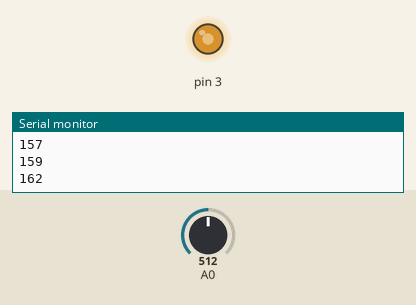
This sketch was run on a simulated Arduino Uno, built with avr-gcc and run on an emulated ATmega328P. On the bench: output pins drawn as LEDs (lit = HIGH), the last lines printed to the serial monitor. Inputs (shaded band) come from the test bench; at power-on: A0 = 512.

Above: at 1.25 s.
1.3 s: A0 set to 716
At 3.4 s:
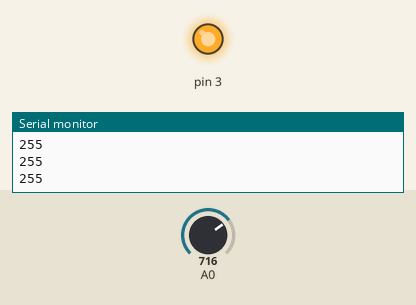
4.3 s: A0 set to 0
5.8 s: A0 set to 122
At 6.37 s:
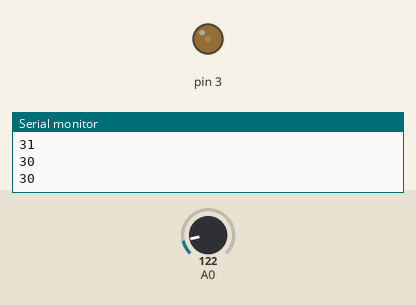
8.8 s: A0 set to 900
At 9.6 s:
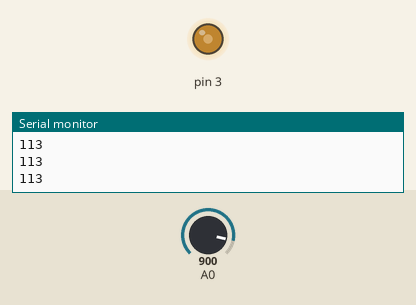
Timing chart, 0 to 12.8 s (numbered marks = the images above; inputs shaded):
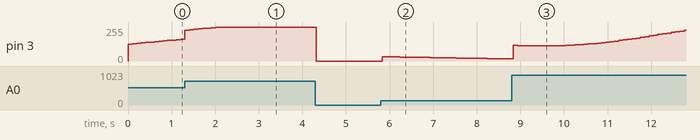

Measured:
- after the input at 5.8 s, pin 3: 0/255 → 33/255 at once, → 32/255 0.10 s later, → 31/255 0.20 s later, → 30/255 0.10 s later, … (18 changes in this stretch)
- by itself, pin 3: rises from 162/255 to 255/255 in 0.80 s, then falls to 254/255 in 2.1 s

The sketch:

sketch_feb4a.ino
```cpp
//sine wave
float phase = 0;
float phaseIncrement = 0.05;


void setup() {
  // put your setup code here, to run once:
  Serial.begin(9600);
}

void loop() {

  // int sensor = analogRead (A0)/4;
  //   analogzWrite(5,sensor);
  // )

  //read potentiometer value
  int sensorValue = analogRead(A0);
  int lightValue = map(sensorValue, 0,1024,0,255);

  // Serial.println(lightValue);
  // analogWrite(3, lightValue);

  //add sine value
  int waveAmplitude = lightValue / 2;
  float sineValue = sin(phase);
  int waveValue = sineValue * waveAmplitude;

  int finalValue = lightValue + waveValue;
  finalValue = constrain(finalValue, 0, 255);//constrain it

  phase += phaseIncrement;
  if (phase >= 2 * PI) {
  phase -= 2 * PI;
  }


  //light output
  Serial.println(finalValue);
  analogWrite(3, finalValue);

  delay(100);


}
```
